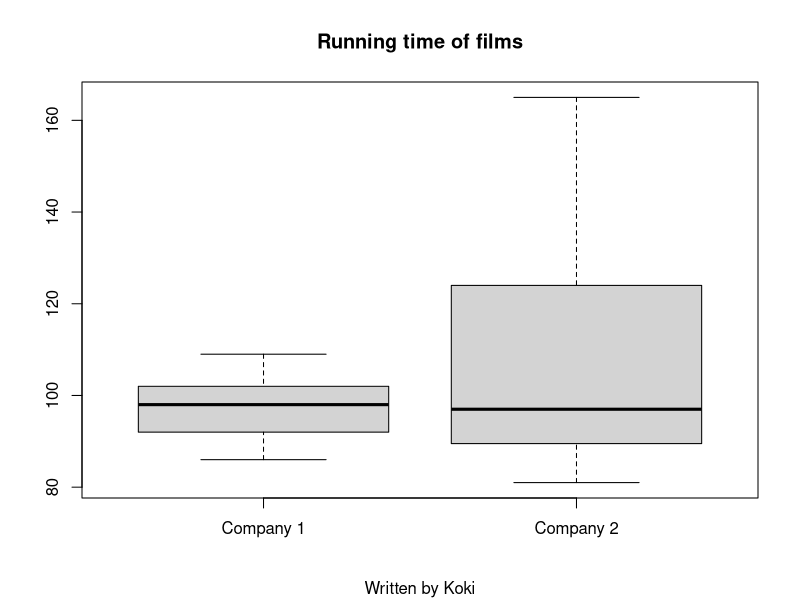
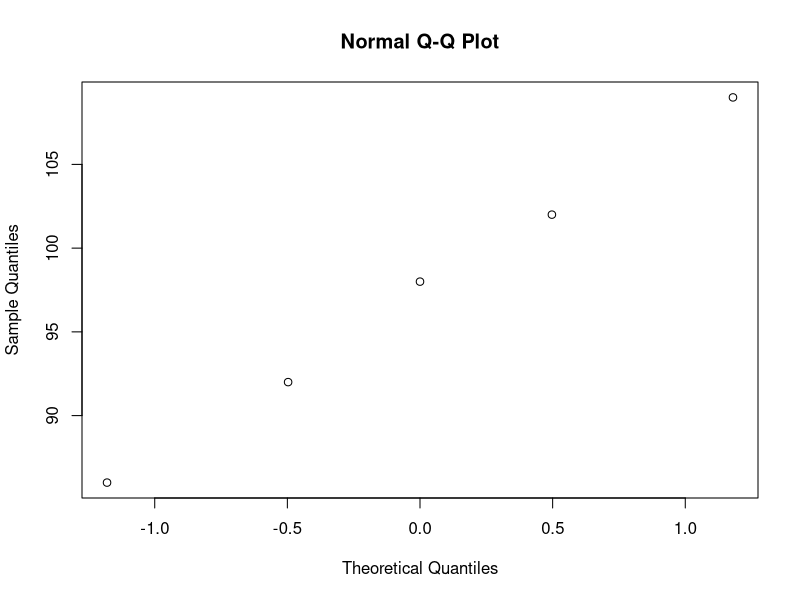
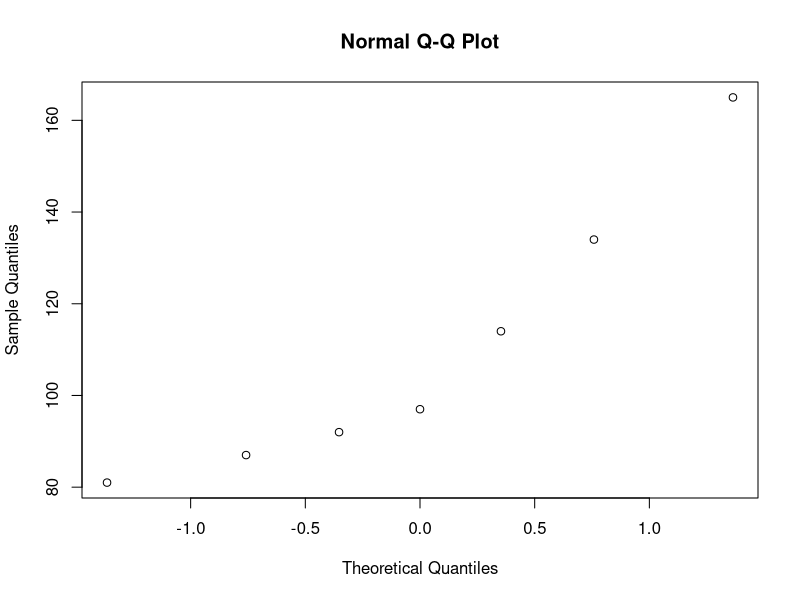
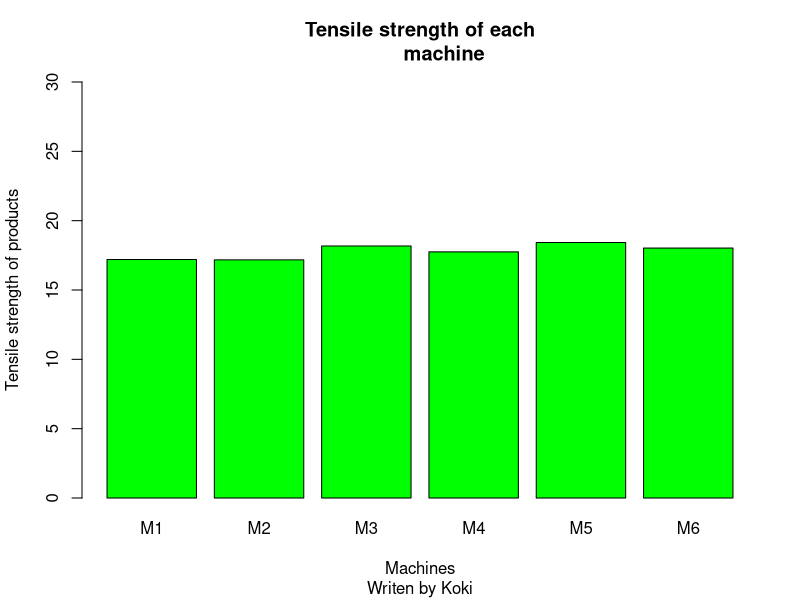
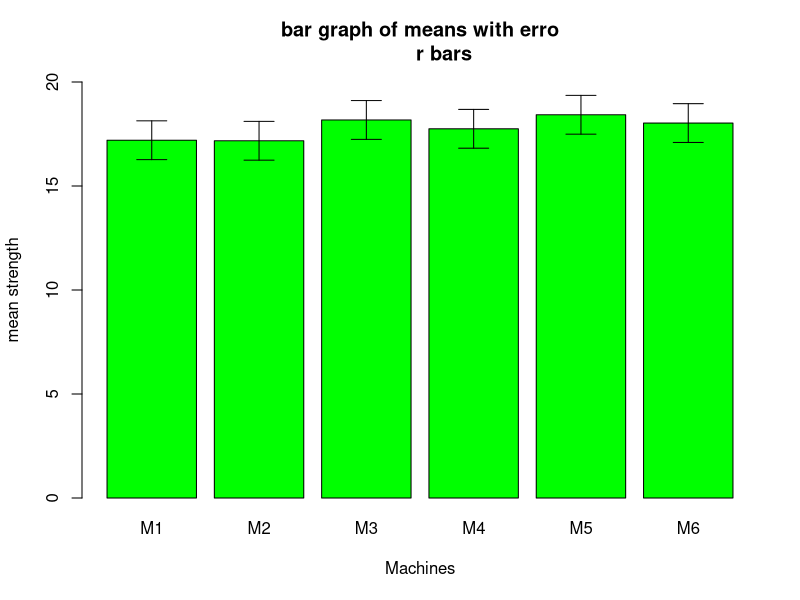
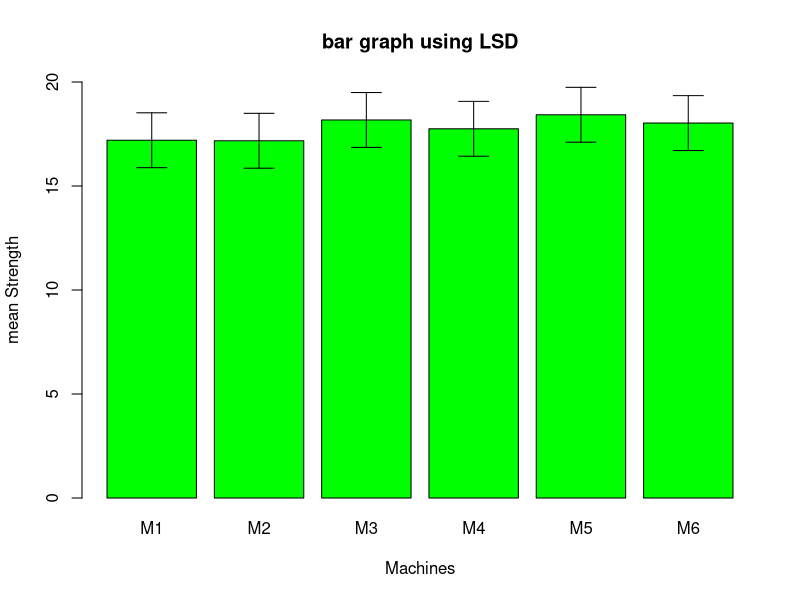
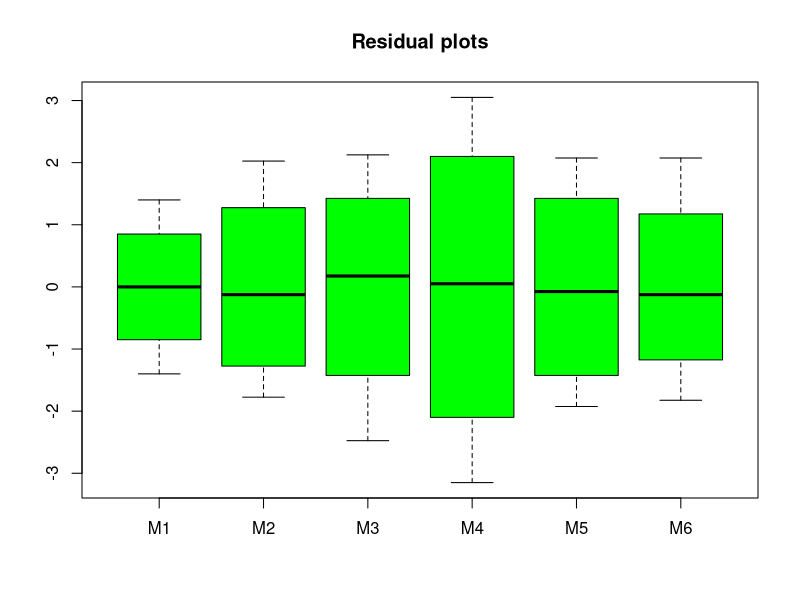
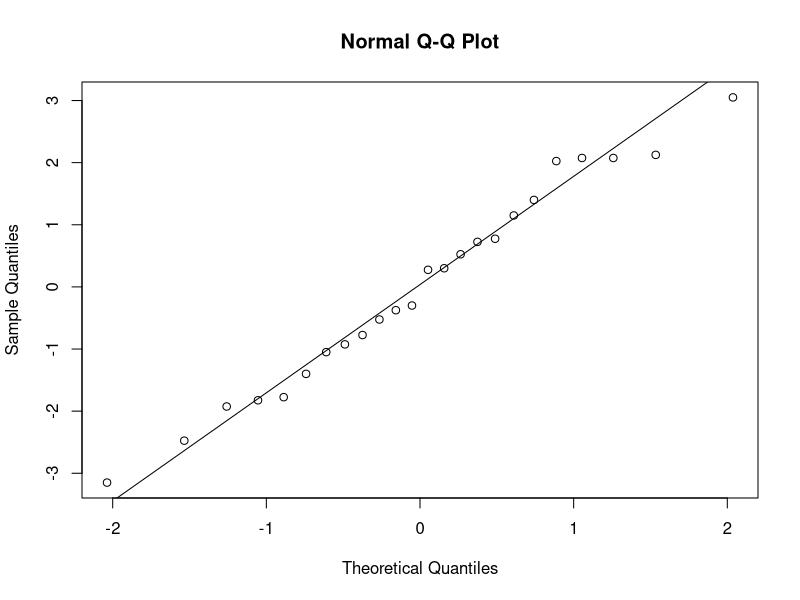

Generate these figures, in order, with R:
## ---- chunk 1
knitr::opts_chunk$set(echo = TRUE)
## ---- chunk 2
#Since both of the sample sizes are pretty small, and we do not know sigmas,
#I use t distribution.
#Test the hypothesis that the average running time of films produced by company
#2 exceeds the average running time of films produced by company 1 by 10
#minutes against the one-sided alternative that the difference is less than 10
#minutes. Use a 0.1 level of significance. Please consider carefully assumptions
#made on the data.
c1<-c(102, 86, 98, 109, 92)
c2<-c(81, 165, 97, 134, 92, 87, 114)
summary(c1)
summary(c2)
boxplot(c1,c2, names = c("Company 1", "Company 2"),
         main = "Running time of films",sub = "Written by Koki")
#According to the boxplots, means are the almost the same,but the range of the 
#data from Company 2 is much larger than the data from company 1
qqnorm(c1)
qqnorm(c2)
#There is a streighrt line in both of qq plots which means these data are 
#Normally distributed
#To decide which t-test I will use, I need to know if the sample 
#variance of 2 different data sets are the same or not 
var.test(c1,c2,alternative = "two.sided",conf.level	= 0.90)

#Since P value = 0,003298 <= a = 0.1, this is a significant evidence against Ho.
#Therefore, the variance is different.
#Since the variance is different, I use Welch's t-test

t.test(c1,c2,alternative = "less",mu = 10, var.equal = FALSE,conf.level	= 0.90)

#Since the p-value = 0.05085 <= a = 0.1, we reject Ho.
#There is a significant evidence that the average running time of films produced
#by company 2 exceeds the average running time of films produced by company 1
#by 10 minutes against the one-sided alternative that the difference is less
#than 10 minutes

## ---- chunk 3
#k = 6, n = 4, N =24, a = 0.05

#an analysis of variance at the 0.05 significance level.
#The hypothesis is Ho: u1 = u2 = ...= u6 Ha: at least one u is different
dataframe<-data.frame(strength = c(17.5, 16.9,15.8,18.6,16.4,19.2,17.7,15.4,
20.3,15.7,17.8,18.9,14.6,16.7,20.8,18.9,17.5,19.2,
16.5,20.5,18.3,16.2,17.5,20.1),
Machines= c("M1","M1","M1","M1","M2","M2","M2","M2","M3","M3","M3","M3","M4",
            "M4","M4","M4","M5","M5","M5","M5","M6","M6","M6","M6"))
dataframe
attach(dataframe)
Strength<-tapply(strength,Machines,mean)
Strength
#par(mfrow=c(2,3))
barplot(Strength,col = "Green", ylim = c(0,30),main = "Tensile strength of each
        machine",xlab = "Machines",
        ylab = "Tensile strength of products", sub = "Writen by Koki")
#The means of tensile strength of products for the 4 different 
#machines are the almost same
                      
                      
error.bars<-function(y,z){
  x<-barplot(y, plot=F)
  n<-length(y)
  for (i in 1:n)
  {
    arrows(x[i],y[i]-z[i],x[i],y[i]+z[i],code=3,angle=90,length=0.15)
  }
}
sigma.hat<-summary.lm(aov(strength~Machines))$sigma
sigma.hat
table(Machines)
se.mean<-sigma.hat/sqrt(4)
se.mean


barplot(Strength, col="green", ylim=c(0,20),main = "bar graph of means with erro
        r bars",ylab="mean strength", xlab = "Machines")
bar.half.width<-rep(se.mean,6)
error.bars(Strength,bar.half.width)

#According to the barplot with error bars, it is clear that the error bars are
#overlaped. This means all means seem to be the same.

#For certainly, I also use the least significant difference method.

LSD<-2*sqrt(2)*se.mean
LSD.bars<-rep(LSD,6)/2
barplot(Strength, col="green", ylim=c(0,20),main = "bar graph using LSD",ylab=
          "mean Strength", xlab ="Machines")
error.bars(Strength,LSD.bars)
#From this graph using LSD, I can see that the error bars are overlaped as well.
#so There is not significant difference among means of the strength
#from different Machines


summary(aov(strength~Machines))

#According to the ANOVA table, the p-value is 0.902.
#Since the p-value >= 0.05 = a, we fail to reject Ho.
#There is a insignificant evidence that at least one mean of 6 machines are
#different.


resid.plant<-resid(aov(strength~Machines))
boxplot(resid.plant[Machines=="M1"],resid.plant[Machines=="M2"],
        resid.plant[Machines=="M3"],resid.plant[Machines=="M4"],
        resid.plant[Machines=="M5"],resid.plant[Machines=="M6"],
        main = "Residual plots",
        names=c('M1','M2','M3','M4','M5', 'M6'),
        col="green")


qqnorm(resid.plant)
qqline(resid.plant)

#According to the qq plot of residuals, there is a clear streight line on the 
#graph. This means the residuals are normally distributed.

## ---- chunk 4
data_hours<-data.frame(Hours = c(5.2,4.7,8.1,6.2,3.0,9.1,7.1,8.2,6.0,9.1,
                                    3.2,5.8,2.2,3.1,7.2,2.4,3.4,4.1,1.0,4.0,
                                    7.1,6.6,9.3,4.2,7.6),
                      Brands= c("A","A","A","A","A","B","B","B","B","B","C","C","C",
                                  "C","C","D","D","D","D","D","E","E","E","E","E"))



attach(data_hours)
mhours<-tapply(Hours,Brands,mean)
#par(mfrow=c(2,3))
barplot(mhours,col = "Green", ylim = c(0,10),xlab = "Brands",
        ylab = "hours of relief ", sub = "Writen by Koki")
#From the bar graph, it is clear that the means of brand c and d are much 
#smaller than others.

error.bars<-function(y,z){
  x<-barplot(y, plot=F)
  n<-length(y)
  for (i in 1:n)
  {
    arrows(x[i],y[i]-z[i],x[i],y[i]+z[i],code=3,angle=90,length=0.15)
  }
}
sigma.hat<-summary.lm(aov(Hours~Brands))$sigma
sigma.hat
table(Brands)
se.mean<-sigma.hat/sqrt(5)
se.mean


barplot(mhours, col="green", ylim=c(0,10),main = "Bar graph of means"
        ,ylab="hours of relief", xlab = "Brands")
bar.half.width<-rep(se.mean,6)
error.bars(mhours,bar.half.width)

#According to the barplot with error bars, it is clear that the error bars of C
#and D are quite small and do not overlap with the other error bars.
#This means all means seem not to be the same.

#For certainly, I also use the least significant difference method.

LSD<-2*sqrt(2)*se.mean
LSD.bars<-rep(LSD,6)/2
barplot(mhours, col="green", ylim=c(0,10),main = "bar graph using LSD",
        ylab="hours of relief ", xlab =
          "Brands", sub = "Written by Koki")
error.bars(mhours,LSD.bars)
#From this graph, I can see that the all error bars are not overlaped as well.
#The means from brands B and E are pretty large compared to the means from 
#brands C and D. This means means of C and D are not the same as the means 
#of B and E.


summary(aov(Hours~Brands))

#According to the ANOVA table, the p-value is 0.0015.
#Since the p-value >= 0.05 = a, we reject Ho.
#There is a significant evidence that at least one mean that the number of hours
#of relief provided by five different brands of headache tablets is different


resid.plant<-resid(aov(Hours~Brands))
boxplot(resid.plant[Brands=="A"],resid.plant[Brands=="B"],
        resid.plant[Brands=="C"],resid.plant[Brands=="D"],
        resid.plant[Brands=="E"],
        names=c('A','B','C','D','E'),
        col="green")
#From the residual plots, we can see that mean of c is pretty low.
#Also there is outliers in graph E.


qqnorm(resid.plant)
qqline(resid.plant)

#From the qq plot, the data make the stright line.
#This means the data of residuals is normally distributed.

